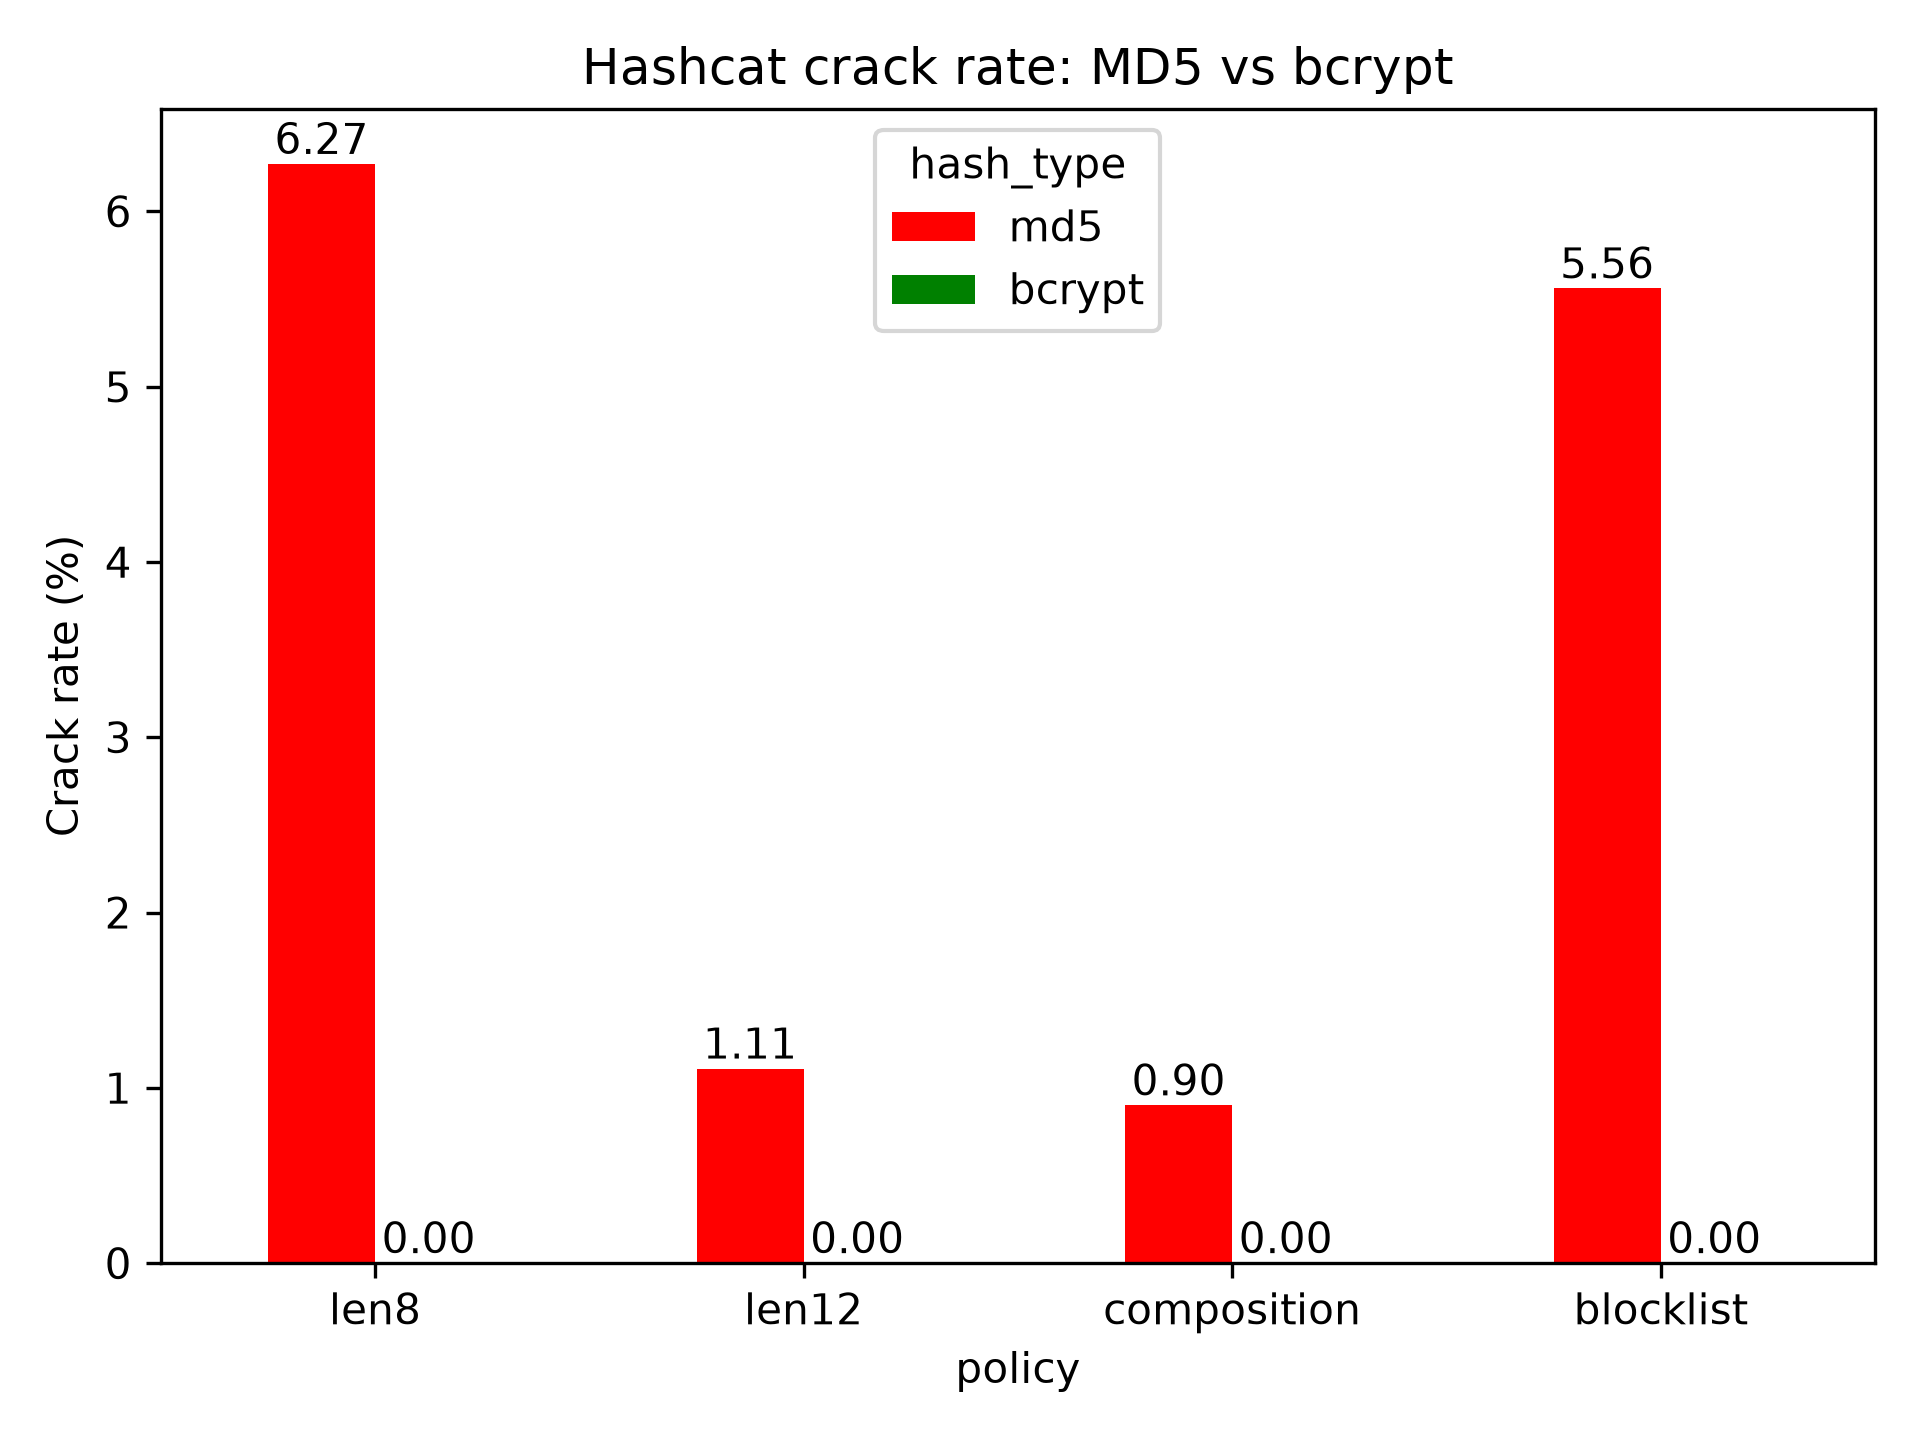

Recreate this plot in Python.
import pandas as pd
import matplotlib.pyplot as plt

result = pd.read_csv("results.csv")

# Filters results only for Hashcat
hashcat = result[result.tool == "hashcat"]
# Each policy is a row, each hashing algorithm is column
hc_hash_comp = hashcat.pivot(index="policy", columns="hash_type", values="crack_rate")
# Re-order policies to len8 -> len12 -> composition -> blocklist
hc_hash_comp = hc_hash_comp.reindex(["len8", "len12", "composition", "blocklist"])
# Re-order to put MD5 first then bcrypt
hc_hash_comp = hc_hash_comp[["md5", "bcrypt"]]
# Change bar colours to not conflict other categories from different graphs (MD5= red, bcrypt = green)
hash_colour = hc_hash_comp.plot(kind="bar", color=["red", "green"])
plt.ylabel("Crack rate (%)")
plt.title("Hashcat crack rate: MD5 vs bcrypt")
plt.xticks(rotation=0)
for container in hash_colour.containers:
    hash_colour.bar_label(container, fmt="%.2f")
plt.tight_layout()
plt.savefig("hashcat_md5_vs_bcrypt.png", dpi=300)
